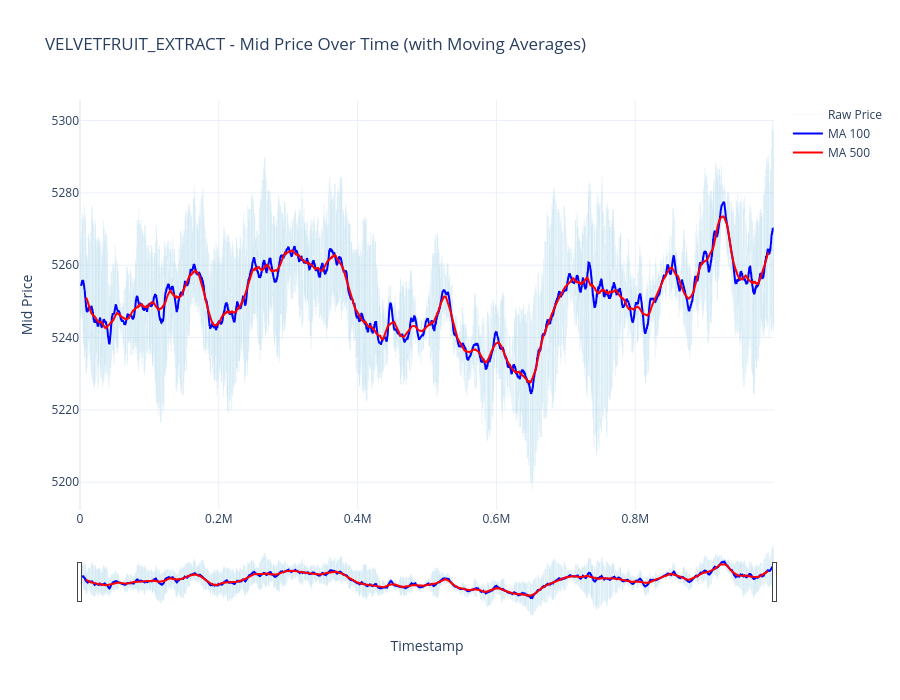

Notebook code for this chart:
### Markdown cell above
## 5. Plot Product Prices

### Code cell
# Sort data by timestamp to ensure proper line connection
sorted_prices = velvetfruit_prices.sort_values('timestamp').reset_index(drop=True)

# Interactive Line Plot: Mid Price Over Time
fig1 = go.Figure()
fig1.add_trace(go.Scatter(
    x=sorted_prices['timestamp'],
    y=sorted_prices['mid_price'],
    mode='lines+markers',
    name='Mid Price',
    line=dict(color='blue', width=2),
    marker=dict(size=5),
    hovertemplate='<b>Timestamp:</b> %{x}<br><b>Mid Price:</b> %{y}<extra></extra>'
))

fig1.update_layout(
    title='VELVETFRUIT_EXTRACT - Mid Price Over Time',
    xaxis_title='Timestamp',
    yaxis_title='Mid Price',
    hovermode='x unified',
    height=600,
    template='plotly_white'
)
fig1.show()

print("\n=== Velvetfruit Price Statistics ===")
print(velvetfruit_prices['mid_price'].describe())

### Figure 1 — Plotly figure (JSON) as saved in the notebook; plotly's stock layout.template omitted (floating-point values rounded to 4 significant figures; data arrays with more than 128 entries replaced by an {"elided": "..."} marker saying what was removed)
{"data": [{"hovertemplate": "<b>Timestamp:</b> %{x}<br><b>Price:</b> %{y}<extra></extra>", "line": {"color": "lightblue", "width": 0.5}, "mode": "lines", "name": "Raw Price", "opacity": 0.3, "type": "scatter", "x": {"elided": "30000 int values"}, "y": {"elided": "30000 float values"}}, {"hovertemplate": "<b>Timestamp:</b> %{x}<br><b>MA 100:</b> %{y:.2f}<extra></extra>", "line": {"color": "blue", "width": 2}, "mode": "lines", "name": "MA 100", "type": "scatter", "x": {"elided": "30000 int values"}, "y": {"elided": "30000 float values"}}, {"hovertemplate": "<b>Timestamp:</b> %{x}<br><b>MA 500:</b> %{y:.2f}<extra></extra>", "line": {"color": "red", "width": 2}, "mode": "lines", "name": "MA 500", "type": "scatter", "x": {"elided": "30000 int values"}, "y": {"elided": "30000 float values"}}], "layout": {"height": 700, "hovermode": "x unified", "title": {"text": "VELVETFRUIT_EXTRACT - Mid Price Over Time (with Moving Averages)"}, "xaxis": {"rangeslider": {"visible": true}, "title": {"text": "Timestamp"}, "type": "linear"}, "yaxis": {"title": {"text": "Mid Price"}}}}
